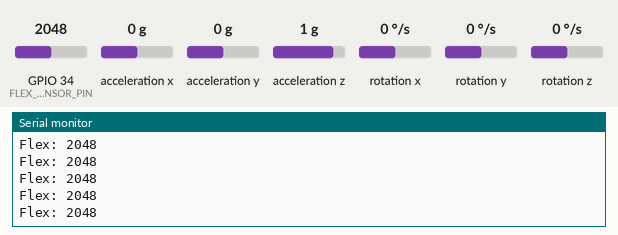
Simulated run of this sketch. Board: ESP32. Shown: the last lines printed to the serial monitor. The inputs (shaded band) are chosen by the test bench; at power-on: GPIO 34 (FLEX_SENSOR_PIN) = 2048, acceleration x 0 g, acceleration y 0 g, acceleration z 1 g, rotation x 0 °/s, rotation y 0 °/s, rotation z 0 °/s. WiFi joins after 1.5 s; servers stay silent unless stated.

Above: at 10.2 s.
10.3 s: GPIO 34 (FLEX_SENSOR_PIN) set to 1042
At 11.2 s:
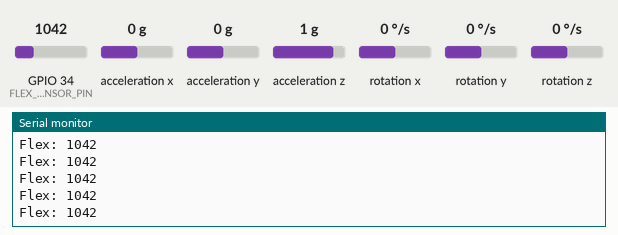
11.8 s: GPIO 34 (FLEX_SENSOR_PIN) set to 969
At 12.4 s:
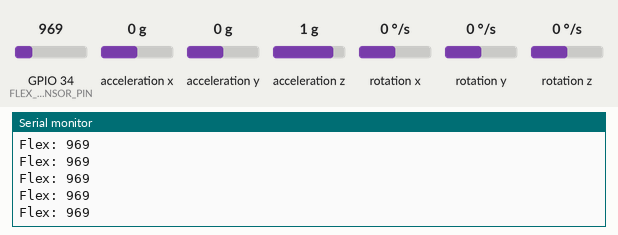
Timing chart, 0 to 14.3 s (numbered marks = the images above; inputs shaded):
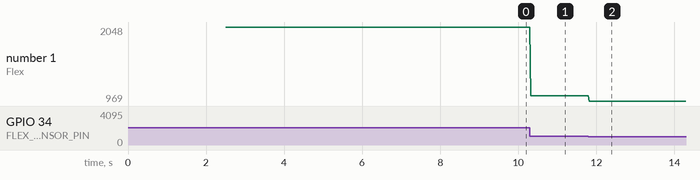

The sketch:

Gesture_mouse.ino
```cpp
/*
 * Gesture Controlled Mouse with Click using ESP32, MPU6050, and Flex Sensor
 */

#include <Wire.h>
#include <WiFi.h>
#include <WiFiUdp.h>
#include "I2Cdev.h"
#include "MPU6050.h"

// WiFi credentials
const char* ssid = "Jobi";
const char* password = "12345678";

// UDP
WiFiUDP udp;
IPAddress receiverIP(192, 168, 154, 61);  // <- Replace with your computer's IP
const int receiverPort = 4210;

// MPU6050
MPU6050 mpu;
int16_t ax, ay, az, gx, gy, gz;

// Flex Sensor
#define FLEX_SENSOR_PIN 34
#define FLEX_CLICK_THRESHOLD 2900
unsigned long lastClickTime = 0;
unsigned long debounceDelay = 500;

// Vcc for Flex Sensor via GPIO15
#define FLEX_VCC_PIN 15

// Movement smoothing
float smoothingFactor = 0.8;
float lastX = 0, lastY = 0;

// Sensitivity
float sensitivity = 2.5;

void setup() {
  Serial.begin(115200);

  // Flex sensor setup
  pinMode(FLEX_SENSOR_PIN, INPUT);
  pinMode(FLEX_VCC_PIN, OUTPUT);
  digitalWrite(FLEX_VCC_PIN, HIGH); // supply constant high to flex sensor

  // MPU6050 setup
  Wire.begin();
  Serial.println("Initializing MPU6050...");
  mpu.initialize();
  Serial.println(mpu.testConnection() ? "MPU6050 connection successful" : "MPU6050 connection failed");

  // Optional: Adjust sensitivity ranges
  mpu.setFullScaleGyroRange(MPU6050_GYRO_FS_1000);
  mpu.setFullScaleAccelRange(MPU6050_ACCEL_FS_2);

  // WiFi
  Serial.printf("Connecting to %s ", ssid);
  WiFi.begin(ssid, password);
  while (WiFi.status() != WL_CONNECTED) {
    delay(500);
    Serial.print(".");
  }
  Serial.println(" CONNECTED");
  Serial.print("IP Address: ");
  Serial.println(WiFi.localIP());

  // Start UDP
  udp.begin(receiverPort);

  delay(1000); // let everything settle
}

void loop() {
  // Get accelerometer data
  mpu.getMotion6(&ax, &ay, &az, &gx, &gy, &gz);

  float accX = ax / 16384.0;  // normalize
  float accY = ay / 16384.0;

  float moveX = accY * sensitivity;  // horizontal movement
  float moveY = accX * sensitivity;  // vertical movement

  // Apply smoothing
  moveX = moveX * (1 - smoothingFactor) + lastX * smoothingFactor;
  moveY = moveY * (1 - smoothingFactor) + lastY * smoothingFactor;

  lastX = moveX;
  lastY = moveY;

  // Send movement if not zero
  if (abs(moveX) > 0.05 || abs(moveY) > 0.05) {
    char buffer[50];
    sprintf(buffer, "%.2f,%.2f", moveX, moveY);
    udp.beginPacket(receiverIP, receiverPort);
    udp.write((uint8_t*)buffer, strlen(buffer));
    udp.endPacket();
    Serial.print("Move: ");
    Serial.println(buffer);
  }

  // Flex sensor for click
  int flexValue = analogRead(FLEX_SENSOR_PIN);
  Serial.print("Flex: "); Serial.println(flexValue);

  if (flexValue > FLEX_CLICK_THRESHOLD && millis() - lastClickTime > debounceDelay) {
    udp.beginPacket(receiverIP, receiverPort);
    udp.print("CLICK");
    udp.endPacket();
    Serial.println("CLICK sent");
    lastClickTime = millis();
  }

  delay(20);
}
```

Measured:
- after the input at 10.3 s, the serial monitor: prints a new line at once (image 1)
- after the input at 11.8 s, the serial monitor: prints a new line at once (image 2)
- plotted number 1: 2048 → 1042 after the input at 10.3 s, 1042 → 969 after the input at 11.8 s
